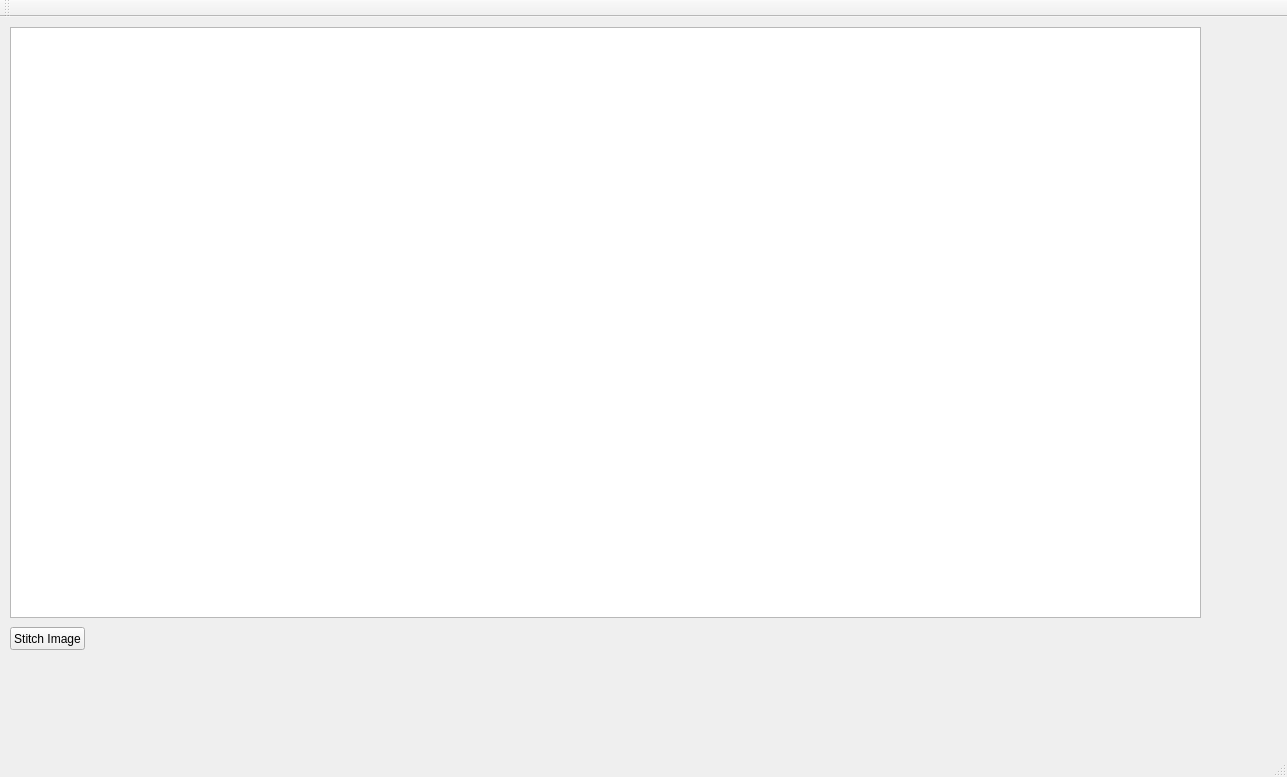
<?xml version="1.0" encoding="UTF-8"?>
<ui version="4.0">
 <class>MainWindow</class>
 <widget class="QMainWindow" name="MainWindow">
  <property name="geometry">
   <rect>
    <x>0</x>
    <y>0</y>
    <width>1287</width>
    <height>777</height>
   </rect>
  </property>
  <property name="windowTitle">
   <string>MainWindow</string>
  </property>
  <widget class="QWidget" name="centralWidget">
   <widget class="QPushButton" name="pushButton">
    <property name="geometry">
     <rect>
      <x>10</x>
      <y>610</y>
      <width>75</width>
      <height>23</height>
     </rect>
    </property>
    <property name="text">
     <string>Stitch Image</string>
    </property>
   </widget>
   <widget class="QGraphicsView" name="graphicsView">
    <property name="geometry">
     <rect>
      <x>10</x>
      <y>10</y>
      <width>1191</width>
      <height>591</height>
     </rect>
    </property>
   </widget>
  </widget>
  <widget class="QMenuBar" name="menuBar">
   <property name="geometry">
    <rect>
     <x>0</x>
     <y>0</y>
     <width>1287</width>
     <height>21</height>
    </rect>
   </property>
  </widget>
  <widget class="QToolBar" name="mainToolBar">
   <attribute name="toolBarArea">
    <enum>TopToolBarArea</enum>
   </attribute>
   <attribute name="toolBarBreak">
    <bool>false</bool>
   </attribute>
  </widget>
  <widget class="QStatusBar" name="statusBar"/>
 </widget>
 <layoutdefault spacing="6" margin="11"/>
 <resources/>
 <connections/>
</ui>
